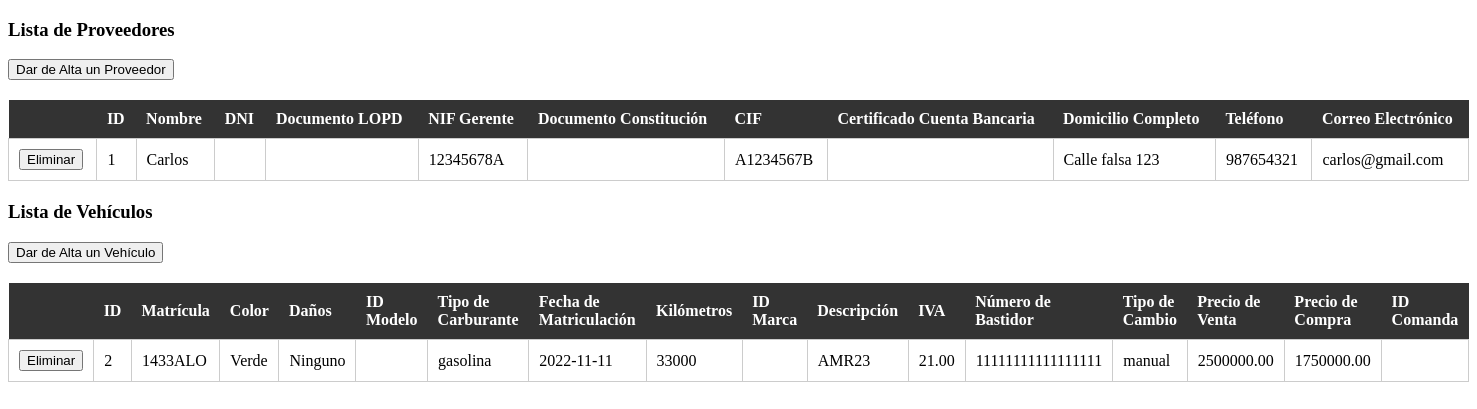
The app's page /javi/code/vicent/index.php with its own data.
### tables this page shows
CREATE TABLE `proveedor` (
  `id` int(11) NOT NULL,
  `documento_LOPD` varchar(255) DEFAULT NULL,
  `NIF_Gerente` varchar(255) DEFAULT NULL,
  `documento_constitucion` varchar(255) DEFAULT NULL,
  `CIF` varchar(255) DEFAULT NULL,
  `certificado_cuenta_bancaria` varchar(255) DEFAULT NULL,
  `domicilio_completo` varchar(255) DEFAULT NULL,
  `telefono` varchar(20) DEFAULT NULL,
  `nombre` varchar(255) DEFAULT NULL,
  `correo_electronico` varchar(255) DEFAULT NULL
);

CREATE TABLE `vehiculo` (
  `id` int(11) NOT NULL,
  `marca` varchar(255) NOT NULL,
  `modelo` varchar(255) NOT NULL,
  `matricula` varchar(10) NOT NULL,
  `color` varchar(50) NOT NULL,
  `danos` text DEFAULT NULL,
  `id_modelo` int(11) DEFAULT NULL,
  `tipo_carburante` varchar(50) NOT NULL,
  `fecha_matriculacion` date NOT NULL,
  `kilometros` int(11) NOT NULL,
  `id_marca` int(11) DEFAULT NULL,
  `descripcion` text DEFAULT NULL,
  `iva` decimal(5,2) NOT NULL,
  `num_bastidor` varchar(50) NOT NULL,
  `tipo_cambio` varchar(20) NOT NULL,
  `precio_venta` decimal(10,2) NOT NULL,
  `precio_compra` decimal(10,2) NOT NULL,
  `id_comanda` int(11) DEFAULT NULL,
  `proveedor` varchar(255) NOT NULL,
  `nuevo` tinyint(1) NOT NULL,
  `transporte_incluido` tinyint(1) NOT NULL,
  `imagen` varchar(255) NOT NULL
);

### javi/code/carlos/Codi/BBDD/dbConfig.php (called while the page is built)
<?php
$dbConfig = [
    'host' => 'mysql-server',
    'dbname' => 'db_proyecto',
    'username' => 'root',
    'password' => 'secret',
];

### javi/code/carlos/Codi/src/DataBase.php (called while the page is built, shortened)
<?php
class DataBase
{
    private PDO $dbConnection;
    public function __construct(array $config)
    {
        try {
            $host = $config['host'];
            $dbName = $config['dbname'];
            $username = $config['username'];
            $password = $config['password'];
            $this->dbConnection = new PDO("mysql:host=$host;dbname=$dbName", $username, $password);
            $this->dbConnection->setAttribute(PDO::ATTR_ERRMODE, PDO::ERRMODE_EXCEPTION);
        } catch (PDOException $e) {
            die($e->getMessage());
        }
    }
    public function getProviders()
    {
        try {
            $consulta = $this->dbConnection->query("SELECT * FROM proveedor");
            return $consulta->fetchAll(PDO::FETCH_ASSOC);
        } catch (PDOException $e) {
            die($e->getMessage());
        }
    }
    public function getVehicles()
    {
        try {
            $consulta = $this->dbConnection->query("SELECT * FROM vehiculo");
            return $consulta->fetchAll(PDO::FETCH_ASSOC);
        } catch (PDOException $e) {
            die($e->getMessage());
        }
    }
}

### javi/code/vicent/index.php (the view, shortened to what this page needs)
<?php
require 'BBDD/dbConfig.php';
require 'src/DataBase.php';
global $dbConfig;
$db = new DataBase($dbConfig);
$providers = $db->getProviders();
$vehicles = $db->getVehicles();
?>
<!DOCTYPE html>
<html>
<head>
    <link rel="stylesheet" href="css/phpform.css">
</head>
<body>
<h3>Lista de Proveedores</h3>
<a href="provider_form.php">
    <button>Dar de Alta un Proveedor</button>
</a>
<table>
    <tr>
        <th></th>
        <th>ID</th>
        <th>Nombre</th>
        <th>DNI</th>
        <th>Documento LOPD</th>
        <th>NIF Gerente</th>
        <th>Documento Constitución</th>
        <th>CIF</th>
        <th>Certificado Cuenta Bancaria</th>
        <th>Domicilio Completo</th>
        <th>Teléfono</th>
        <th>Correo Electrónico</th>
    </tr>
    <?php
    if (!empty($providers)) {
        foreach ($providers as $provider): ?>
            <tr>
                <td>
                    <form action="index.php" method="post">
                        <button type="submit" name="deleteProvider" onclick="return confirm('¿Estás seguro de que deseas eliminar este proveedor?')">Eliminar</button>
                    </form>
                </td>
                <td><?= $provider['id'] ?></td>
                <td><?= $provider['nombre'] ?></td>
                <td><?= $provider['DNI'] ?></td>
                <td><?= $provider['documento_LOPD'] ?></td>
                <td><?= $provider['NIF_Gerente'] ?></td>
                <td><?= $provider['documento_constitucion'] ?></td>
                <td><?= $provider['CIF'] ?></td>
                <td><?= $provider['certificado_cuenta_bancaria'] ?></td>
                <td><?= $provider['domicilio_completo'] ?></td>
                <td><?= $provider['telefono'] ?></td>
                <td><?= $provider['correo_electronico'] ?></td>
            </tr>
        <?php endforeach;
    } else {
        echo "<tr><td colspan='11'>No se encontraron proveedores.</td></tr>";
    }
    ?>
</table>
<h3>Lista de Vehículos</h3>
<a href="vehicle_form.php">
    <button>Dar de Alta un Vehículo</button>
</a>
<table>
    <tr>
        <th></th>
        <th>ID</th>
        <th>Matrícula</th>
        <th>Color</th>
        <th>Daños</th>
        <th>ID Modelo</th>
        <th>Tipo de Carburante</th>
        <th>Fecha de Matriculación</th>
        <th>Kilómetros</th>
        <th>ID Marca</th>
        <th>Descripción</th>
        <th>IVA</th>
        <th>Número de Bastidor</th>
        <th>Tipo de Cambio</th>
        <th>Precio de Venta</th>
        <th>Precio de Compra</th>
        <th>ID Comanda</th>
    </tr>
    <?php
    if (!empty($vehicles)) {
        foreach ($vehicles as $vehicle) : ?>
            <tr>
                <td>
                    <form action="index.php" method="post">
                        <button type="submit" name="deleteVehicle" onclick="return confirm('¿Estás seguro de que deseas eliminar este vehículo?')">Eliminar</button>
                    </form>
                </td>
                <td><?= $vehicle['id'] ?></td>
                <td><?= $vehicle['matricula'] ?></td>
                <td><?= $vehicle['color'] ?></td>
                <td><?= $vehicle['danos'] ?></td>
                <td><?= $vehicle['id_modelo'] ?></td>
                <td><?= $vehicle['tipo_carburante'] ?></td>
                <td><?= $vehicle['fecha_matriculacion'] ?></td>
                <td><?= $vehicle['kilometros'] ?></td>
                <td><?= $vehicle['id_marca'] ?></td>
                <td><?= $vehicle['descripcion'] ?></td>
                <td><?= $vehicle['iva'] ?></td>
                <td><?= $vehicle['num_bastidor'] ?></td>
                <td><?= $vehicle['tipo_cambio'] ?></td>
                <td><?= $vehicle['precio_venta'] ?></td>
                <td><?= $vehicle['precio_compra'] ?></td>
                <td><?= $vehicle['id_comanda'] ?></td>
            </tr>
        <?php endforeach;
    } else {
        echo "<tr><td colspan='16'>No se encontraron vehículos.</td></tr>";
    }
    ?>
</table>
</body>
</html>

### javi/code/carlos/Codi/css/phpform.css (style rules this page uses)
table { width: 100%; border-collapse: collapse; margin: 20px 0; }
th { background-color: #333; color: white; font-weight: bold; padding: 10px; text-align: left; }
td { border: 1px solid #ccc; padding: 10px; }
tr:nth-child(odd) { background-color: #f2f2f2; }

### records on screen
proveedor: id "1", nombre "Carlos", NIF_Gerente "12345678A", CIF "A1234567B", domicilio_completo "Calle falsa 123", telefono "987654321", correo_electronico "carlos@gmail.com"
vehiculo: id "2", matricula "1433ALO", color "Verde", danos "Ninguno", tipo_carburante "gasolina", fecha_matriculacion "2022-11-11", kilometros "33000", descripcion "AMR23", iva "21.00", num_bastidor "11111111111111111", tipo_cambio "manual", precio_venta "2500000.00", precio_compra "1750000.00"
